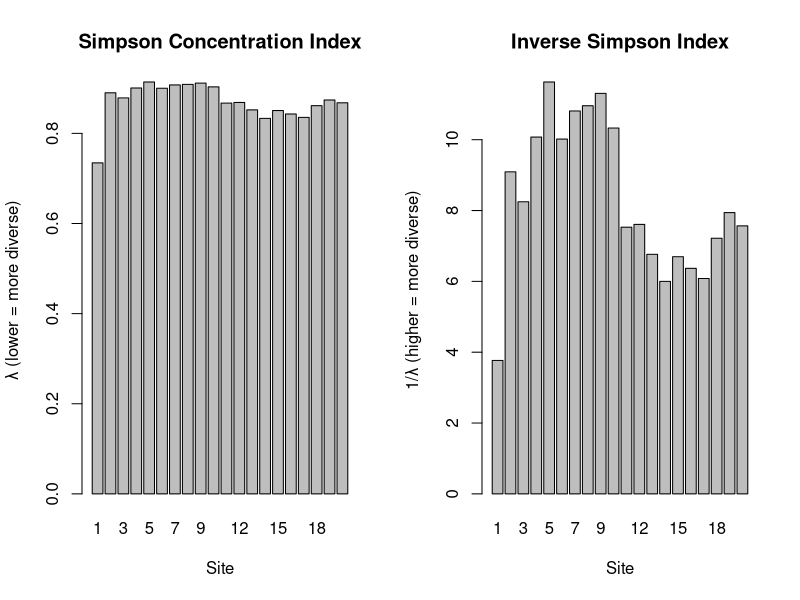

Recreate this plot in R.
## ---- chunk 1
library(vegan)
data(dune)

# Calculate Simpson index (concentration) for each site
simpson <- diversity(dune, index = "simpson")
simpson
## ---- chunk 2
# Inverse Simpson index (recommended interpretation)
invsimpson <- diversity(dune, index = "invsimpson")
invsimpson

# Gini-Simpson index (complement, often called Simpson's D)
gini_simpson <- 1 - simpson
gini_simpson
## ---- chunk 3
# Compare diversity indices across sites
par(mfrow = c(1, 2))
barplot(simpson, main = "Simpson Concentration Index",
        xlab = "Site", ylab = "λ (lower = more diverse)")
barplot(invsimpson, main = "Inverse Simpson Index",
        xlab = "Site", ylab = "1/λ (higher = more diverse)")
par(mfrow = c(1, 1))
